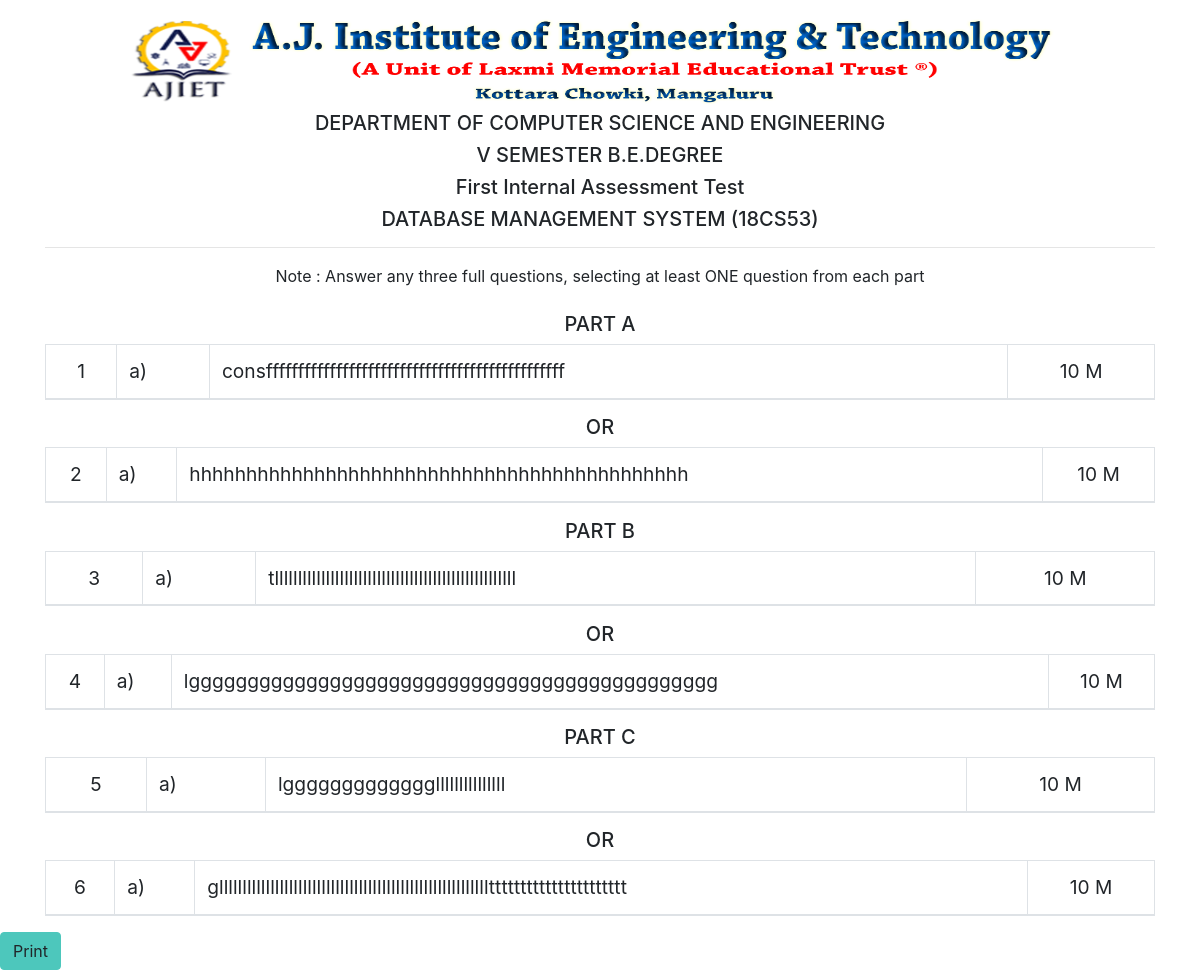
The app's page /qpaperdisplay.php?id=sharth (signed in) with its own data.
### tables this page shows
CREATE TABLE `questions` (
  `id` int(11) NOT NULL,
  `papername` varchar(20) NOT NULL,
  `e_name` varchar(100) NOT NULL,
  `sub` varchar(100) NOT NULL,
  `no` int(11) NOT NULL,
  `subno` varchar(5) NOT NULL,
  `question` varchar(5000) DEFAULT NULL,
  `mark` int(10) DEFAULT NULL
);

### qpaperdisplay.php (the view, shortened to what this page needs)
<?php
include('includes/connection.php');
$id = $_GET['id'];
$sql1 = "SELECT * FROM questions where papername='$id' AND no='1' ";
$result1 = mysqli_query($db,$sql1);
$sql7 = "SELECT * FROM questions where papername='$id' AND no='2'";
$result7 = mysqli_query($db,$sql7);
$sql3 = "SELECT * FROM questions where papername='$id' AND no='3' ";
$result3 = mysqli_query($db,$sql3);
$sql4 = "SELECT * FROM questions where papername='$id' AND no='4' ";
$result4 = mysqli_query($db,$sql4);
$sql5 = "SELECT * FROM questions where papername='$id' AND no='5' ";
$result5 = mysqli_query($db,$sql5);
$sql6 = "SELECT * FROM questions where papername='$id' AND no='6' ";
$result6 = mysqli_query($db,$sql6);
?>
<?php
include('includes/connection.php');
$id = $_GET['id'];
$sql2 = "SELECT * FROM questions where papername='$id'";
$result2 = mysqli_query($db,$sql2);
$row2 = mysqli_fetch_assoc($result2);
?>
<!DOCTYPE html>
<html lang="en">
<head>
  <link rel="stylesheet" href="styles/bootstrap.min.css">
</head>
<body >
  <div class="bdr">
<div class="container mt-3">
                  <div class="myDiv text-center" >
                    <img class="center" src="ajlogo.png" alt="image" width="950px" height="95px" >
              </div>
            <div class="text-center "><h5>DEPARTMENT OF COMPUTER SCIENCE AND ENGINEERING</h5></div>
            <div class="text-center "><h5>V SEMESTER B.E.DEGREE</h5></div>
            <div class="text-center"><h5><?php echo $row2['e_name']; ?></h5></div>
              <div class="text-center"><h5><?php echo $row2['sub']; ?></h5></div>
              <hr>
              <div class="text-center">Note : Answer any three full questions, selecting at least ONE question from each part </div> <br>
  <h5 class="text-center">PART A</h5>
  <table class="table table-bordered">
  <thead>
      <tr>
      <?php
        while($row = mysqli_fetch_assoc($result1))
        {
        ?>
          <td class="text-center tdz"> 1</td>
         <td class=" tdz" ><?php echo $row['subno']; ?></td>
        <td class=" tdz" ><?php echo $row['question']; ?></td>
       <td class="text-center tdz"><?php echo $row['mark']; ?> M</td>
        <?php
        }
        ?>
</tr>
  </table>
  <h5 class="text-center">OR</h5>
  <table class="table table-bordered">
  <thead>
      <tr>
      <?php
        while($row = mysqli_fetch_assoc($result7))
        {
        ?>
          <td class="text-center tdz">2</td>
          <td class=" tdz" ><?php echo $row['subno']; ?></td>
        <td class=" tdz" ><?php echo $row['question']; ?></td>
       <td class="text-center tdz"><?php echo $row['mark']; ?> M</td>
        <?php
        }
        ?>
</tr>
  </table>
  <h5 class="text-center">PART B</h5>
  <table class="table table-bordered">
  <thead>
      <tr>
      <?php
        while($row = mysqli_fetch_assoc($result3))
        {
        ?>
          <td class="text-center tdz"> 3</td>
         <td class=" tdz" ><?php echo $row['subno']; ?></td>
        <td class=" tdz" ><?php echo $row['question']; ?></td>
       <td class="text-center tdz"><?php echo $row['mark']; ?> M</td>
        <?php
        }
        ?>
</tr>
  </table>
   <h5 class="text-center">OR</h5>
  <table class="table table-bordered">
  <thead>
      <tr>
      <?php
        while($row = mysqli_fetch_assoc($result4))
        {
        ?>
          <td class="text-center tdz"> 4</td>
         <td class=" tdz"   ><?php echo $row['subno']; ?></td>
        <td class=" tdz" ><?php echo $row['question']; ?></td>
       <td class="text-center tdz"><?php echo $row['mark']; ?> M</td>
        <?php
        }
        ?>
</tr>
  </table>
   <h5 class="text-center">PART C</h5>
  <table class="table table-bordered">
  <thead>
      <tr>
      <?php
        while($row = mysqli_fetch_assoc($result5))
        {
        ?>
          <td class="text-center tdz">5</td>
         <td class=" tdz"  ><?php echo $row['subno']; ?></td>
        <td class=" tdz" ><?php echo $row['question']; ?></td>
       <td class="text-center tdz"><?php echo $row['mark']; ?> M</td>
        <?php
        }
        ?>
</tr>
  </table>
   <h5 class="text-center">OR</h5>
  <table class="table table-bordered">
  <thead>
      <tr>
      <?php
        while($row = mysqli_fetch_assoc($result6))
        {
        ?>
          <td class="text-center tdz">6</td>
         <td class=" tdz"  ><?php echo $row['subno']; ?></td>
        <td class=" tdz" ><?php echo $row['question']; ?></td>
       <td class="text-center tdz"><?php echo $row['mark']; ?> M</td>
        <?php
        }
        ?>
</tr>
  </table>
   </div>
  <input type="button" class="btn btn-primary" value="Print" onclick="printPage();"></input>
</div>
</body>
</html>

### qpaperdisplay.php (style rules this page uses)
.tdz { font-size: 1.20em; }

### records on screen
questions: e_name "First Internal Assessment Test", sub "DATABASE MANAGEMENT SYSTEM (18CS53)", subno "a)", question "consfffffffffffffffffffffffffffffffffffffffffffffff", mark "10"
questions: subno "a)", question "hhhhhhhhhhhhhhhhhhhhhhhhhhhhhhhhhhhhhhhhhhhh", mark "10"
questions: subno "a)", question "tllllllllllllllllllllllllllllllllllllllllllllllllllll", mark "10"
questions: subno "a)", question "lggggggggggggggggggggggggggggggggggggggggggggg", mark "10"
questions: subno "a)", question "lggggggggggggglllllllllllllll", mark "10"
questions: subno "a)", question "glllllllllllllllllllllllllllllllllllllllllllllllllllllllllltttttttttttttttttttttt", mark "10"
